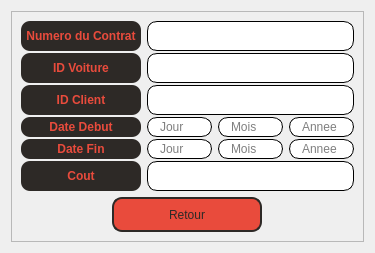
      <widget class="QWidget" name="showcontrat">
       <layout class="QVBoxLayout" name="verticalLayout_24">
        <item alignment="Qt::AlignHCenter">
         <widget class="QFrame" name="frame14">
          <property name="sizePolicy">
           <sizepolicy hsizetype="Fixed" vsizetype="Maximum">
            <horstretch>0</horstretch>
            <verstretch>0</verstretch>
           </sizepolicy>
          </property>
          <property name="minimumSize">
           <size>
            <width>300</width>
            <height>180</height>
           </size>
          </property>
          <property name="frameShape">
           <enum>QFrame::StyledPanel</enum>
          </property>
          <property name="frameShadow">
           <enum>QFrame::Raised</enum>
          </property>
          <layout class="QVBoxLayout" name="verticalLayout_23">
           <item>
            <layout class="QFormLayout" name="formLayout_8">
             <property name="fieldGrowthPolicy">
              <enum>QFormLayout::AllNonFixedFieldsGrow</enum>
             </property>
             <property name="horizontalSpacing">
              <number>6</number>
             </property>
             <property name="verticalSpacing">
              <number>2</number>
             </property>
             <item row="0" column="0">
              <widget class="QLabel" name="label_28">
               <property name="sizePolicy">
                <sizepolicy hsizetype="Maximum" vsizetype="Preferred">
                 <horstretch>0</horstretch>
                 <verstretch>0</verstretch>
                </sizepolicy>
               </property>
               <property name="minimumSize">
                <size>
                 <width>120</width>
                 <height>20</height>
                </size>
               </property>
               <property name="styleSheet">
                <string notr="true">background-color: rgb(45, 41, 38);
color:rgb(233, 75, 60);
font: 8pt &quot;Segoe UI&quot;,;
font-weight:bold;
border-radius:9px;</string>
               </property>
               <property name="text">
                <string>Numero du Contrat</string>
               </property>
               <property name="alignment">
                <set>Qt::AlignCenter</set>
               </property>
              </widget>
             </item>
             <item row="0" column="1">
              <widget class="QLineEdit" name="numcontrat">
               <property name="sizePolicy">
                <sizepolicy hsizetype="Expanding" vsizetype="Maximum">
                 <horstretch>0</horstretch>
                 <verstretch>0</verstretch>
                </sizepolicy>
               </property>
               <property name="minimumSize">
                <size>
                 <width>0</width>
                 <height>30</height>
                </size>
               </property>
               <property name="styleSheet">
                <string notr="true">QLineEdit{
    border-style:solid;
	border-width:1px;
    border-radius:10px;
	padding-right:10px;
	padding-left:10px;
    font: &quot;Segoe UI&quot;;
}
QLineEdit:hover{
	border-style:solid;
	border-color:rgb(252, 249, 81);
}
</string>
               </property>
               <property name="frame">
                <bool>true</bool>
               </property>
               <property name="placeholderText">
                <string/>
               </property>
              </widget>
             </item>
             <item row="1" column="0">
              <widget class="QLabel" name="label_33">
               <property name="sizePolicy">
                <sizepolicy hsizetype="Maximum" vsizetype="Preferred">
                 <horstretch>0</horstretch>
                 <verstretch>0</verstretch>
                </sizepolicy>
               </property>
               <property name="minimumSize">
                <size>
                 <width>120</width>
                 <height>20</height>
                </size>
               </property>
               <property name="styleSheet">
                <string notr="true">background-color: rgb(45, 41, 38);
color:rgb(233, 75, 60);
font: 8pt &quot;Segoe UI&quot;,;
font-weight:bold;
border-radius:9px;</string>
               </property>
               <property name="text">
                <string>ID Voiture</string>
               </property>
               <property name="alignment">
                <set>Qt::AlignCenter</set>
               </property>
              </widget>
             </item>
             <item row="1" column="1">
              <widget class="QLineEdit" name="id_car_2">
               <property name="sizePolicy">
                <sizepolicy hsizetype="Expanding" vsizetype="Maximum">
                 <horstretch>0</horstretch>
                 <verstretch>0</verstretch>
                </sizepolicy>
               </property>
               <property name="minimumSize">
                <size>
                 <width>0</width>
                 <height>30</height>
                </size>
               </property>
               <property name="styleSheet">
                <string notr="true">QLineEdit{
    border-style:solid;
	border-width:1px;
    border-radius:10px;
	padding-right:10px;
	padding-left:10px;
    font: &quot;Segoe UI&quot;;
}
QLineEdit:hover{
	border-style:solid;
	border-color:rgb(252, 249, 81);
}
</string>
               </property>
              </widget>
             </item>
             <item row="2" column="0">
              <widget class="QLabel" name="label_30">
               <property name="sizePolicy">
                <sizepolicy hsizetype="Maximum" vsizetype="Preferred">
                 <horstretch>0</horstretch>
                 <verstretch>0</verstretch>
                </sizepolicy>
               </property>
               <property name="minimumSize">
                <size>
                 <width>120</width>
                 <height>20</height>
                </size>
               </property>
               <property name="styleSheet">
                <string notr="true">background-color: rgb(45, 41, 38);
color:rgb(233, 75, 60);
font: 8pt &quot;Segoe UI&quot;,;
font-weight:bold;
border-radius:9px;</string>
               </property>
               <property name="text">
                <string>ID Client</string>
               </property>
               <property name="alignment">
                <set>Qt::AlignCenter</set>
               </property>
              </widget>
             </item>
             <item row="2" column="1">
              <widget class="QLineEdit" name="id_client_2">
               <property name="sizePolicy">
                <sizepolicy hsizetype="Expanding" vsizetype="Maximum">
                 <horstretch>0</horstretch>
                 <verstretch>0</verstretch>
                </sizepolicy>
               </property>
               <property name="minimumSize">
                <size>
                 <width>0</width>
                 <height>30</height>
                </size>
               </property>
               <property name="styleSheet">
                <string notr="true">QLineEdit{
    border-style:solid;
	border-width:1px;
    border-radius:10px;
	padding-right:10px;
	padding-left:10px;
    font: &quot;Segoe UI&quot;;
}
QLineEdit:hover{
	border-style:solid;
	border-color:rgb(252, 249, 81);
}
</string>
               </property>
               <property name="placeholderText">
                <string/>
               </property>
              </widget>
             </item>
             <item row="3" column="1">
              <layout class="QHBoxLayout" name="horizontalLayout_2">
               <property name="spacing">
                <number>6</number>
               </property>
               <property name="sizeConstraint">
                <enum>QLayout::SetFixedSize</enum>
               </property>
               <item>
                <widget class="QLineEdit" name="debutjj">
                 <property name="minimumSize">
                  <size>
                   <width>20</width>
                   <height>20</height>
                  </size>
                 </property>
                 <property name="maximumSize">
                  <size>
                   <width>65</width>
                   <height>16777215</height>
                  </size>
                 </property>
                 <property name="styleSheet">
                  <string notr="true">QLineEdit{
    border-style:solid;
	border-width:1px;
    border-radius:10px;
	padding-right:10px;
	padding-left:10px;
    font: &quot;Segoe UI&quot;;
}
QLineEdit:hover{
	border-style:solid;
	border-color:rgb(252, 249, 81);
}
</string>
                 </property>
                 <property name="placeholderText">
                  <string>Jour</string>
                 </property>
                </widget>
               </item>
               <item>
                <widget class="QLineEdit" name="debutmm">
                 <property name="minimumSize">
                  <size>
                   <width>20</width>
                   <height>20</height>
                  </size>
                 </property>
                 <property name="maximumSize">
                  <size>
                   <width>65</width>
                   <height>16777215</height>
                  </size>
                 </property>
                 <property name="styleSheet">
                  <string notr="true">QLineEdit{
    border-style:solid;
	border-width:1px;
    border-radius:10px;
	padding-right:10px;
	padding-left:10px;
    font: &quot;Segoe UI&quot;;
}
QLineEdit:hover{
	border-style:solid;
	border-color:rgb(252, 249, 81);
}
</string>
                 </property>
                 <property name="placeholderText">
                  <string>Mois</string>
                 </property>
                </widget>
               </item>
               <item>
                <widget class="QLineEdit" name="debutaa">
                 <property name="sizePolicy">
                  <sizepolicy hsizetype="Expanding" vsizetype="Fixed">
                   <horstretch>0</horstretch>
                   <verstretch>0</verstretch>
                  </sizepolicy>
                 </property>
                 <property name="minimumSize">
                  <size>
                   <width>20</width>
                   <height>20</height>
                  </size>
                 </property>
                 <property name="maximumSize">
                  <size>
                   <width>65</width>
                   <height>16777215</height>
                  </size>
                 </property>
                 <property name="baseSize">
                  <size>
                   <width>0</width>
                   <height>0</height>
                  </size>
                 </property>
                 <property name="styleSheet">
                  <string notr="true">QLineEdit{
    border-style:solid;
	border-width:1px;
    border-radius:10px;
	padding-right:10px;
	padding-left:10px;
    font: &quot;Segoe UI&quot;;
}
QLineEdit:hover{
	border-style:solid;
	border-color:rgb(252, 249, 81);
}
</string>
                 </property>
                 <property name="placeholderText">
                  <string>Annee</string>
                 </property>
                </widget>
               </item>
              </layout>
             </item>
             <item row="4" column="0">
              <widget class="QLabel" name="label_32">
               <property name="sizePolicy">
                <sizepolicy hsizetype="Maximum" vsizetype="Preferred">
                 <horstretch>0</horstretch>
                 <verstretch>0</verstretch>
                </sizepolicy>
               </property>
               <property name="minimumSize">
                <size>
                 <width>120</width>
                 <height>20</height>
                </size>
               </property>
               <property name="styleSheet">
                <string notr="true">background-color: rgb(45, 41, 38);
color:rgb(233, 75, 60);
font: 8pt &quot;Segoe UI&quot;,;
font-weight:bold;
border-radius:9px;</string>
               </property>
               <property name="text">
                <string>Date Fin</string>
               </property>
               <property name="alignment">
                <set>Qt::AlignCenter</set>
               </property>
              </widget>
             </item>
             <item row="3" column="0">
              <widget class="QLabel" name="label_31">
               <property name="sizePolicy">
                <sizepolicy hsizetype="Maximum" vsizetype="Preferred">
                 <horstretch>0</horstretch>
                 <verstretch>0</verstretch>
                </sizepolicy>
               </property>
               <property name="minimumSize">
                <size>
                 <width>120</width>
                 <height>20</height>
                </size>
               </property>
               <property name="styleSheet">
                <string notr="true">background-color: rgb(45, 41, 38);
color:rgb(233, 75, 60);
font: 8pt &quot;Segoe UI&quot;,;
font-weight:bold;
border-radius:9px;</string>
               </property>
               <property name="text">
                <string>Date Debut</string>
               </property>
               <property name="alignment">
                <set>Qt::AlignCenter</set>
               </property>
              </widget>
             </item>
             <item row="4" column="1">
              <layout class="QHBoxLayout" name="horizontalLayout">
               <property name="spacing">
                <number>6</number>
               </property>
               <item>
                <widget class="QLineEdit" name="finjj">
                 <property name="minimumSize">
                  <size>
                   <width>20</width>
                   <height>20</height>
                  </size>
                 </property>
                 <property name="maximumSize">
                  <size>
                   <width>65</width>
                   <height>16777215</height>
                  </size>
                 </property>
                 <property name="styleSheet">
                  <string notr="true">QLineEdit{
    border-style:solid;
	border-width:1px;
    border-radius:10px;
	padding-right:10px;
	padding-left:10px;
    font: &quot;Segoe UI&quot;;
}
QLineEdit:hover{
	border-style:solid;
	border-color:rgb(252, 249, 81);
}
</string>
                 </property>
                 <property name="placeholderText">
                  <string>Jour</string>
                 </property>
                </widget>
               </item>
               <item>
                <widget class="QLineEdit" name="finmm">
                 <property name="minimumSize">
                  <size>
                   <width>20</width>
                   <height>20</height>
                  </size>
                 </property>
                 <property name="maximumSize">
                  <size>
                   <width>65</width>
                   <height>16777215</height>
                  </size>
                 </property>
                 <property name="styleSheet">
                  <string notr="true">QLineEdit{
    border-style:solid;
	border-width:1px;
    border-radius:10px;
	padding-right:10px;
	padding-left:10px;
    font: &quot;Segoe UI&quot;;
}
QLineEdit:hover{
	border-style:solid;
	border-color:rgb(252, 249, 81);
}
</string>
                 </property>
                 <property name="placeholderText">
                  <string>Mois</string>
                 </property>
                </widget>
               </item>
               <item>
                <widget class="QLineEdit" name="finaa">
                 <property name="minimumSize">
                  <size>
                   <width>20</width>
                   <height>20</height>
                  </size>
                 </property>
                 <property name="maximumSize">
                  <size>
                   <width>65</width>
                   <height>16777215</height>
                  </size>
                 </property>
                 <property name="styleSheet">
                  <string notr="true">QLineEdit{
    border-style:solid;
	border-width:1px;
    border-radius:10px;
	padding-right:10px;
	padding-left:10px;
    font: &quot;Segoe UI&quot;;
}
QLineEdit:hover{
	border-style:solid;
	border-color:rgb(252, 249, 81);
}
</string>
                 </property>
                 <property name="placeholderText">
                  <string>Annee</string>
                 </property>
                </widget>
               </item>
              </layout>
             </item>
             <item row="5" column="1">
              <widget class="QLineEdit" name="cout">
               <property name="sizePolicy">
                <sizepolicy hsizetype="Expanding" vsizetype="Maximum">
                 <horstretch>0</horstretch>
                 <verstretch>0</verstretch>
                </sizepolicy>
               </property>
               <property name="minimumSize">
                <size>
                 <width>0</width>
                 <height>30</height>
                </size>
               </property>
               <property name="styleSheet">
                <string notr="true">QLineEdit{
    border-style:solid;
	border-width:1px;
    border-radius:10px;
	padding-right:10px;
	padding-left:10px;
    font: &quot;Segoe UI&quot;;
}
QLineEdit:hover{
	border-style:solid;
	border-color:rgb(252, 249, 81);
}
</string>
               </property>
              </widget>
             </item>
             <item row="5" column="0">
              <widget class="QLabel" name="label_34">
               <property name="sizePolicy">
                <sizepolicy hsizetype="Maximum" vsizetype="Preferred">
                 <horstretch>0</horstretch>
                 <verstretch>0</verstretch>
                </sizepolicy>
               </property>
               <property name="minimumSize">
                <size>
                 <width>120</width>
                 <height>20</height>
                </size>
               </property>
               <property name="styleSheet">
                <string notr="true">background-color: rgb(45, 41, 38);
color:rgb(233, 75, 60);
font: 8pt &quot;Segoe UI&quot;,;
font-weight:bold;
border-radius:9px;</string>
               </property>
               <property name="text">
                <string>Cout</string>
               </property>
               <property name="alignment">
                <set>Qt::AlignCenter</set>
               </property>
              </widget>
             </item>
            </layout>
           </item>
           <item alignment="Qt::AlignHCenter">
            <widget class="QPushButton" name="return_2">
             <property name="sizePolicy">
              <sizepolicy hsizetype="Preferred" vsizetype="Fixed">
               <horstretch>0</horstretch>
               <verstretch>0</verstretch>
              </sizepolicy>
             </property>
             <property name="minimumSize">
              <size>
               <width>150</width>
               <height>35</height>
              </size>
             </property>
             <property name="styleSheet">
              <string notr="true">QPushButton {
    color:rgb(45, 41, 38);
    background-color:rgb(233, 75, 60);
    border-style:solid;
    border-width:2px;
    border-color:rgb(45, 41, 38);
    border-radius:10px;
    font: 11pt &quot;Segoe UI&quot;;
}
QPushButton:hover {
	background-color: rgb(45, 41, 38);
	color:rgb(233, 75, 60);
	border-color:rgb(233, 75, 60);
}
QPushButton:pressed {
    background-color:rgb(252, 249, 81);
    color:rgb(45, 41, 38);
    border-style:solid;
	border-color:rgba(255, 255, 255, 0);
}</string>
             </property>
             <property name="text">
              <string>Retour</string>
             </property>
            </widget>
           </item>
          </layout>
         </widget>
        </item>
       </layout>
      </widget>
